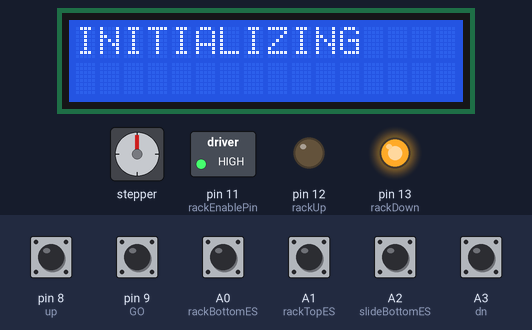
A sketch run on a simulated Arduino Uno, built with avr-gcc and run on an emulated ATmega328P. Shown: 16×2 character LCD, stepper motor, switched loads named in the sketch (green lamp = pin HIGH), output pins drawn as LEDs (lit = HIGH). Dashed ring = blinking. Inputs (shaded band) come from the test bench; at power-on: A0 (rackBottomES), A1 (rackTopES), A2 (slideBottomES), A3 (dn), pin 8 (up), pin 9 (GO) HIGH. Random numbers use the default seed unless the sketch sets one; stepper angles assume 200 steps per turn; pins used as bus, display or sensor lines are not drawn; what the sketch prints to the serial monitor is not drawn.

Above: at 1.1 s.
1.2 s: A1 (rackTopES) pulled LOW for 0.15 s
At 1.6 s:
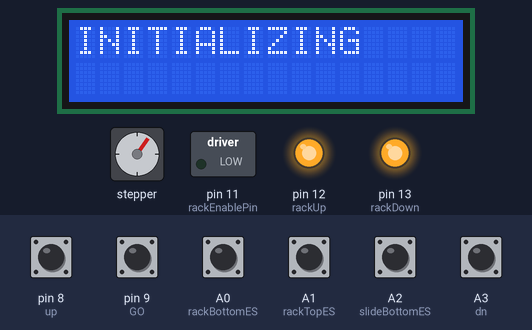
1.9 s: A2 (slideBottomES) pulled LOW for 0.15 s
2.6 s: A2 (slideBottomES) pulled LOW for 3.2 s
At 5.6 s:
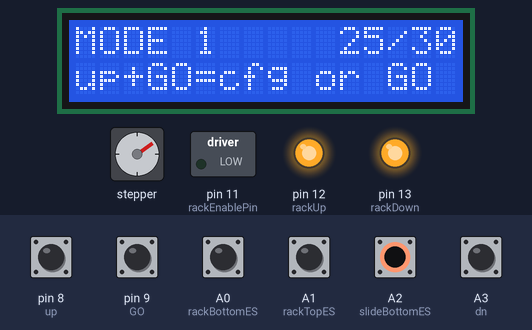
7.3 s: pin 9 (GO) pulled LOW for 1 s
At 8.44 s:
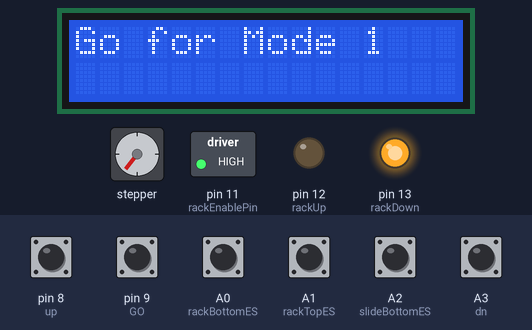
8.9 s: A1 (rackTopES) pulled LOW for 1 s
At 9.75 s:
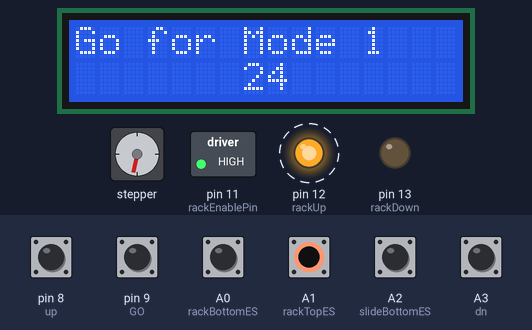
10.5 s: A0 (rackBottomES) pulled LOW for 0.15 s
Timing chart, 0 to 14.7 s (numbered marks = the images above; inputs shaded):
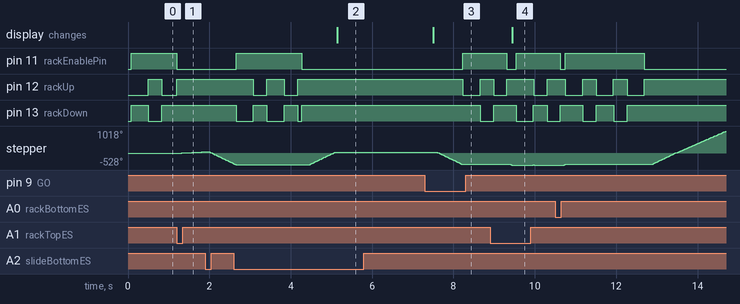

The sketch:

CubeScrambler.ino
```cpp
// (licence header left out)
#include "MotorStuff.h"
#include <LiquidCrystal_I2C.h>


const int DELAY = 100;  //delay for button control and debouncing
const int MAX_MODE = 9; //currently only one mode available. More modes planned in future.
int mode = 1;           //current mode
int numLoops = 0;       //incremented each loop cycle - used for randomSeed()
Robot robot;            //create Robot object


LiquidCrystal_I2C lcd(0x27,16,2); // set the LCD address to 0x27 for a 16 chars and 2 line display


void printMenu();

 ///////////////////////////////SETUP()///////////////
void setup() {
  pinMode(dn, INPUT_PULLUP);  //set menu button inputs
  pinMode(up, INPUT_PULLUP);  //set menu button inputs
  pinMode(GO, INPUT_PULLUP);  //set menu button inputs
  lcd.init();                 //initialize the lcd
  lcd.backlight();            //turn on backlight
  Serial.begin(9600);         //just for debugging, all calls to Serial class can be commented out if desired
  Serial.println("Hello world");
  lcd.print("INITIALIZING");
  if(robot.initialize())
  {
    printMenu();
  }
  else
  {
    lcd.clear();
    lcd.setCursor(0,0);
    lcd.print("INIT FAILED");
    lcd.setCursor(0,1);
    lcd.print("Check Stuck?");
    while(1);

  }
}


 ////////////////LOOP()/////////////////////////////
void loop() {
  numLoops++;
delay(DELAY);
  if(!digitalRead(GO))                                          //give time to make sure user isn't trying to enter settings
  {
    delay(100);
  }
  if(!digitalRead(GO) && digitalRead(up) && digitalRead(dn))    //starts scrambling
  {
    if(mode==1){robot.Mode_1_GO(lcd, numLoops); printMenu();}   //insert future mode calls below this line
  }
  else if(!digitalRead(up) && !digitalRead(GO))                 //pressing GO and up buttons takes user to settings
  {
    robot.Settings(lcd); printMenu();
  }
  else if(!digitalRead(dn) && digitalRead(up))                  //increment mode
  {
    mode = (mode == MAX_MODE) ? 1 : mode+1;
  }

}

////////////printMenu()//////////////////
void printMenu()
{
  lcd.clear();
  lcd.setCursor(0,0);
  lcd.print("MODE ");
  lcd.print(mode);
  lcd.print("     ");
  lcd.print(robot.getMin());
  lcd.print("/");
  lcd.print(robot.getMax());
  lcd.setCursor(0,1);
  lcd.print("up+GO=cfg or GO");
  delay(1250);
}
```

MotorStuff.cpp
```cpp
// (licence header left out)
#include <Arduino.h>
#include "MotorStuff.h"
#include <Stepper.h>


Robot::Robot()
{
  minMoves = 25;              //default minimum number of actuations per program cycle
  maxMoves = 30;              //default maximum number of actuations per program cycle
  myStepper.setSpeed(150);    //setting stepper speed. May need to vary depending on stepper and stepper controller
}

// menu option to adjust settings like min and max number of moves
//***REMEMBER: If digitalRead(pin) returns true, then switch IS NOT made, therefore if (!digitalRead(pin)) means the button is pressed or end switch is made
void Robot::Settings(LiquidCrystal_I2C& lcd)
{
  lcd.clear();
  lcd.setCursor(0,0);
  lcd.print("up/dn to set MIN");
  lcd.setCursor(0,1);
  lcd.print("GO to enter");
  lcd.setCursor(14,1);
  lcd.print(minMoves);
  delay(1250);                    //pause to make sure we arent reading the button press that brought us to this menu
  while(digitalRead(GO))          //set min first, then when go is pressed, break out of this loop and move on to set the max
  {

    while(digitalRead(GO))
    {
      delay(125);

      if(!digitalRead(up))        //if UP button IS pressed, increment minMoves
      {
        minMoves = (minMoves == MAX_MAX) ? MAX_MAX : minMoves+1;
        if(minMoves > maxMoves)   //ensure min does not exceed the max
        {
          maxMoves = minMoves;
        }
        Serial.println(minMoves);
      }

      if(!digitalRead(dn))        //if down button IS pressed, decrement minMoves
        {
          minMoves = (minMoves == MIN_MIN) ? MIN_MIN : minMoves-1;
          Serial.println(minMoves);
        }
      lcd.setCursor(14,1);
      if(minMoves<10)
      {
        lcd.print(" ");
      }
      lcd.print(minMoves);
    }
  }

  lcd.clear();
  lcd.setCursor(0,0);
  lcd.print("up/dn to set MAX");
  lcd.setCursor(0,1);
  lcd.print("GO to enter");
  lcd.setCursor(14,1);
  lcd.print(maxMoves);
  delay(1250);

  while(digitalRead(GO))   //now we set the maxMoves, breaking out when GO is pressed
  {
    lcd.setCursor(14,1);
    lcd.print(maxMoves);
    while(digitalRead(GO))
      {
        delay(125);
        if(!digitalRead(up))
        {
          maxMoves = (maxMoves == MAX_MAX) ? MAX_MAX : maxMoves+1;
        }
        if(!digitalRead(dn))
        {
          maxMoves = (maxMoves == MIN_MIN) ? MIN_MIN : maxMoves-1;
          if(maxMoves < minMoves)
          {
            minMoves = maxMoves;
          }
        }
        lcd.setCursor(14,1);
        if(maxMoves<10)
        {
          lcd.print(" ");
        }
        lcd.print(maxMoves);
      }
  }

}

//this is the basic scrambling routine
void Robot::Mode_1_GO(LiquidCrystal_I2C& lcd, int numLoops)
{
  lcd.clear();
  lcd.setCursor(0,0);
  lcd.print("Go for Mode 1");
  Serial.println("Go for mode 1");
  digitalWrite(STEPPER_ENABLE, HIGH);
  Load();
  randomSeed(numLoops);
  int i = random(minMoves, maxMoves);
  Serial.println(i);
  while(i-- > 0)
  {
    lcd.setCursor(7,1);
    lcd.print(i);
    lcd.print(" ");
    Move(numLoops+2*i);                 //send Move() another semi-random seed
  }

  Park();
  digitalWrite(STEPPER_ENABLE, LOW);    // turn steppers off when not in use
}


//loads cube from parked position to bottom of chamber, zeroing stepper motor while it's there
bool Robot::Load()
{
  MoveTo(flipRecoveryPos);
  RackToTop();
  MoveTo(flipTopPos);
}

//moves cube to top and lowers rack to bottom
bool Robot::Park()
{
  MoveTo(flipTopPos);
  Serial.println(currentPosition);
  RackToBottom();
  return true;
}


// this is the function that selects next move
// **todo: needs to be more intelligent than current, simple random method
//
//
bool Robot::Move(int seed)
{
  static int lastMove;
  int move;
//  if(lastMove == 4 || lastMove == 5 )
//  {
    move =  random(1,6);
    if (move == lastMove)
    {
      move = random(1,6);
    }
//  }
//  else
//  {
//    move = random(1,6);
//  }
  lastMove = move;
  if(move==1) {Serial.println("twist bottom");return TwistX1();}
  if(move==2) {Serial.println("twist middle");return TwistX2();}
  if(move==3) {Serial.println("twist top");return TwistX3();}
  if(move==4) {Serial.println("Flip Y");return FlipY();}
  if(move==5) {Serial.println("Flip Z");return FlipZ();}

  return true;
}


bool Robot::TwistX1()
{
  Serial.println("        Twisting Bottom");
  MoveTo(turnBottomPos);
  RackToBottom();
  RackToTop();
  return true;
}

bool Robot::TwistX2()
{
  Serial.println("          Twisting Middle");
  MoveTo(turnMidPos);
  RackToBottom();
  RackToTop();
  return true;
}

bool Robot::TwistX3()
{
  Serial.println("         Twisting TOP");
  MoveTo(turnTopPos);
  RackToBottom();
  RackToTop();
  return true;
}

bool Robot::FlipY()
{
  Serial.println("         flipping Y");
  MoveTo(flipTopPos);
  RackToBottom();
  MoveTo(flipRecoveryPos);
  RackToTop();
  MoveTo(turnBottomPos);
  return true;
}

bool Robot::FlipZ()
{
  Serial.println("        flipping Z");
  TwistX3();
  TwistX2();
  TwistX1();
  FlipY();
  return true;
}


//Moves Rack and Tumbler to Bottom
bool Robot::RackToBottom()
{
  Serial.println("rack going to bottom");
  digitalWrite(rackEnablePin, HIGH);
  bool madeEndSW = false;
  int waited = 0;
  digitalWrite(rackDown, LOW);
  Serial.print("waiting waitTime = ");
  Serial.println(waitTime);
  delay(waitTime);
    while(madeEndSW == false && waited < 100 )  //give time to make end switch
    {
      madeEndSW = !digitalRead(rackBottomES);
      delay(1);
      waited++;
    }
  digitalWrite(rackDown, HIGH);
  waited = 0;

  if(madeEndSW == false)                        //if failed reverse to unstick then retry
  {
    Serial.println("*******try 2******");
    myStepper.step(2);
    digitalWrite(rackUp, LOW);
    myStepper.step(-4);
    myStepper.step(2);
    delay(waitTime);
    digitalWrite(rackUp, HIGH);

  digitalWrite(rackDown, LOW);
  delay(waitTime);
    while(madeEndSW == false && waited < 100)  //give time to make end switch
    {
      madeEndSW = !digitalRead(rackBottomES);
      delay(1);
      waited++;
    }
  digitalWrite(rackDown, HIGH);
  waited = 0;
  }

    if(madeEndSW == false)                     //if failed reverse to unstick then retry
  {
    Serial.println("*******try 3******");
    myStepper.step(2);
    digitalWrite(rackUp, LOW);
    myStepper.step(-4);
    myStepper.step(2);
    delay(waitTime);
    digitalWrite(rackUp, HIGH);

  digitalWrite(rackDown, LOW);
    while(madeEndSW == false && waited < 100)  //give time to make end switch
    {
      madeEndSW = !digitalRead(rackBottomES);
      delay(1);
      waited++;
    }
  digitalWrite(rackDown, HIGH);
  }

  digitalWrite(rackEnablePin, LOW);

    if(!madeEndSW)
    {
      Serial.println("FAILURE RACKING DOWN");
      MoveTo(turnTopPos);
      return false;
    }


  return true;
}


//Moves Rack and Tumbler to Top
bool Robot::RackToTop()
{
  Serial.println("rack going to top");
  digitalWrite(rackEnablePin, HIGH);
  bool madeEndSW = false;
  int waited = 0;
  digitalWrite(rackUp, LOW);
  delay(waitTime);
    while(madeEndSW == false && waited < 100 ) //give time to make end switch
    {

      madeEndSW = !digitalRead(rackTopES);
      delay(1);
      waited++;
    }
  digitalWrite(rackUp, HIGH);
  waited = 0;

  if(madeEndSW == false)                       //if failed reverse to unstick then retry
  {
    Serial.println("*******try 2******");
    myStepper.step(2);
    digitalWrite(rackDown, LOW);
    myStepper.step(-4);
    myStepper.step(2);
    delay(waitTime);
    digitalWrite(rackDown, HIGH);

  digitalWrite(rackUp, LOW);
  delay(waitTime);
    while(madeEndSW == false && waited < 100)  //give time to make end switch
    {
      madeEndSW = !digitalRead(rackTopES);
      delay(1);
      waited++;
    }
  digitalWrite(rackUp, HIGH);
  waited = 0;
  }

  if(madeEndSW == false)                       //if failed reverse to unstick then retry - last try
  {
    Serial.println("*******try 3******");
    myStepper.step(2);
    digitalWrite(rackDown, LOW);
    myStepper.step(-4);
    myStepper.step(2);
    delay(waitTime);
    digitalWrite(rackDown, HIGH);

  digitalWrite(rackUp, LOW);
  delay(waitTime);
    while(madeEndSW == false && waited < 100)  //give time to make end switch
    {
      madeEndSW = !digitalRead(rackTopES);
      delay(1);
      waited++;
    }
  digitalWrite(rackUp, HIGH);
  }

  digitalWrite(rackEnablePin, LOW);

    if(!madeEndSW)
    {
      Serial.println("FAILURE RACKING UP");
      MoveTo(turnTopPos);
      return false;
    }


  return true;
}

//moves stepper to requested position
bool Robot::MoveTo(int requestedPos)
{
  delay(100);
  if(requestedPos == 0)
  {
   Serial.println("moving to bottom");
   MoveTo(10);                         //quickly moves close to home/bottom/zero position
   while(digitalRead(slideBottomES))   //moves to end switch/home one step at a time, then zeros position counter
   {
    stepsCounted = 0;
    myStepper.step(1);
   }
     currentPosition = 0;
     return true;
  }
  else if (requestedPos==currentPosition)
  {
    Serial.println("already here");
      return true;
  }
  else if (requestedPos>currentPosition)
  {
    Serial.print("moving up");
    Serial.println(0-(requestedPos-currentPosition));
    myStepper.step(0-(requestedPos-currentPosition));
    currentPosition = requestedPos;
    return true;
  }
  else if (requestedPos<currentPosition)
  {
    Serial.print("moving down");
    Serial.println(requestedPos-currentPosition);
    myStepper.step(0-(requestedPos-currentPosition));
    currentPosition = requestedPos;
    return requestedPos;
  }

}

//initializes during startup - called by constructor
bool Robot::initialize() {
  Serial.println("initializing");

  pinMode(slideBottomES, INPUT_PULLUP);
  pinMode(rackBottomES, INPUT_PULLUP);
  pinMode(rackTopES, INPUT_PULLUP);
  pinMode(rackUp, OUTPUT);
  pinMode(rackDown, OUTPUT);
  pinMode(rackEnablePin, OUTPUT);
  pinMode(STEPPER_ENABLE, OUTPUT);
  digitalWrite(rackUp,HIGH);
  digitalWrite(rackDown,HIGH);

  RackToTop();
  digitalWrite(STEPPER_ENABLE, HIGH);
  while(digitalRead(slideBottomES))
    {
      Serial.println("stepping to home");
      myStepper.step(1);
    }

  currentPosition = 0;
  Park();
  digitalWrite(STEPPER_ENABLE, LOW);

  return true;
}
```

MotorStuff.h
```cpp
// (licence header left out)
#include <Arduino.h>
#include <Stepper.h>
#include <LiquidCrystal_I2C.h>

const int dn = A3; //down button
const int up = 8;  //up button
const int GO = 9;  //Go button - acts as enter button

class Robot
{
  public:
    // constructor
    Robot();

    // Runs top slide end to end and zeros stepper.
    bool initialize();

    // menu option to adjust settings like min and max number of moves
    void Settings(LiquidCrystal_I2C& lcd);

    //starts basic scrambling routine
    void Mode_1_GO(LiquidCrystal_I2C &lcd, int numLoops);

    //todo: add future modes here
    //
    //

    //returns min number of moves set in settings
    int getMin(){return minMoves;}

    //returns max number of moves set in settings
    int getMax(){return maxMoves;}


  private:
    //performs one randomized number of actuations of cube on one randomized row OR performs one of two flips to change axis of future actuations
    bool Move(int seed);

    //raised piston and lowers rack to bottom position
    bool Park();

    //loads cube from parked position
    bool Load();

    //twists bottom row
    bool TwistX1();

    //twists middle row
    bool TwistX2();

    //twists top row
    bool TwistX3();

    //flips cube 90 degrees forward
    bool FlipY();

    //twists all three rows once, effectively turning the cube 90 degrees, then flips.
    //net effect is to flip the cube 90 degrees to the left
    bool FlipZ();

    //Moves Rack and Tumbler to Bbottom
    bool RackToBottom();

    //Moves Rack and Tumbler to Top
    bool RackToTop();

    //STEPPER_MOVETO()
    bool MoveTo(int requestedPos);


    const int rackBottomES = A0;      //end switch. pulled high, goes low as proof
    const int rackTopES = A1;         //end switch. pulled high. goes low as proof
    const int slideBottomES = A2;     //end switch - goes low when stepper-actuated piston reaches bottom position
    const int rackDown = 13;          //normally high output - drive low to move rack up
    const int rackUp = 12;            //normally high output - drive low to move rack down
    const int rackEnablePin = 11;     //output - set high to enable rack motor

    const int STEPS_PER_REV = 200;    //const per motor specs
    const int STEPPER_ENABLE = 3;     //low to disable power to stepper, high to enable
    const int turnTopPos = 0;         //stepper position in steps from bottom home position
    const int turnMidPos = 84;        //stepper position in steps from bottom home position
    const int turnBottomPos = 162;    //stepper position in steps from bottom home position
    const int flipTopPos = 324;       //stepper position in steps from bottom home position
    const int flipRecoveryPos = 310;  //stepper position in steps from bottom home position
    const int MIN_MIN = 1;            //minimum number of moves user can request
    const int MAX_MAX = 99;           //maximum number of moves user can request


    // Create Instance of Stepper Class
    // Specify Pins used for motor coils
    // The pins used are 8,9,10,11
    // Connected to L298N Motor Driver In1, In2, In3, In4
    // Pins entered in sequence 1-2-3-4 for proper step sequencing
    Stepper myStepper = Stepper(STEPS_PER_REV, 4, 5, 6, 7);


    int currentPlane = 1;             //planes 1,2,3 == x,y,z. For tracking which way was originally up, etc
    int stepsCounted = 0;             //used for setting stepper postions constants. May be useful for future/new builds.
    int currentPosition = 0;          //updated by number of steps sent through controller. No feedback so can become innacurate if machine jams or belt slips.
    int waitTime = 320;               //time allowed for rack to complete movements
    int minMoves;                     //the minimum number of actuations program will execute - settable by user in settings
    int maxMoves;                     //the maximum number of actuations program will execute - settable by user in settings


}; //////////Robot class ends here//////////
```

Measured:
- after the input at 1.2 s, pin 11 (rackEnablePin): HIGH → LOW at once
- after the input at 2.6 s, the display: changes after 2.5 s (image 2)
- after the input at 7.3 s, pin 11 (rackEnablePin): LOW → HIGH after 0.93 s; pin 12 (rackUp): HIGH → LOW after 0.93 s, → HIGH 0.42 s later; pin 13 (rackDown): HIGH → LOW after 1.4 s; stepper: turns 558° counter-clockwise in 0.60 s, then 4° clockwise in 0.00 s, then 4° counter-clockwise in 0.00 s; the display: changes after 0.21 s (image 3)
- after the input at 8.9 s, the display: changes after 0.54 s (image 4)
- by itself, pin 12 (rackUp): alternates HIGH for 0.43 s and LOW for 0.33 s, 4 changes in all, then stays HIGH
